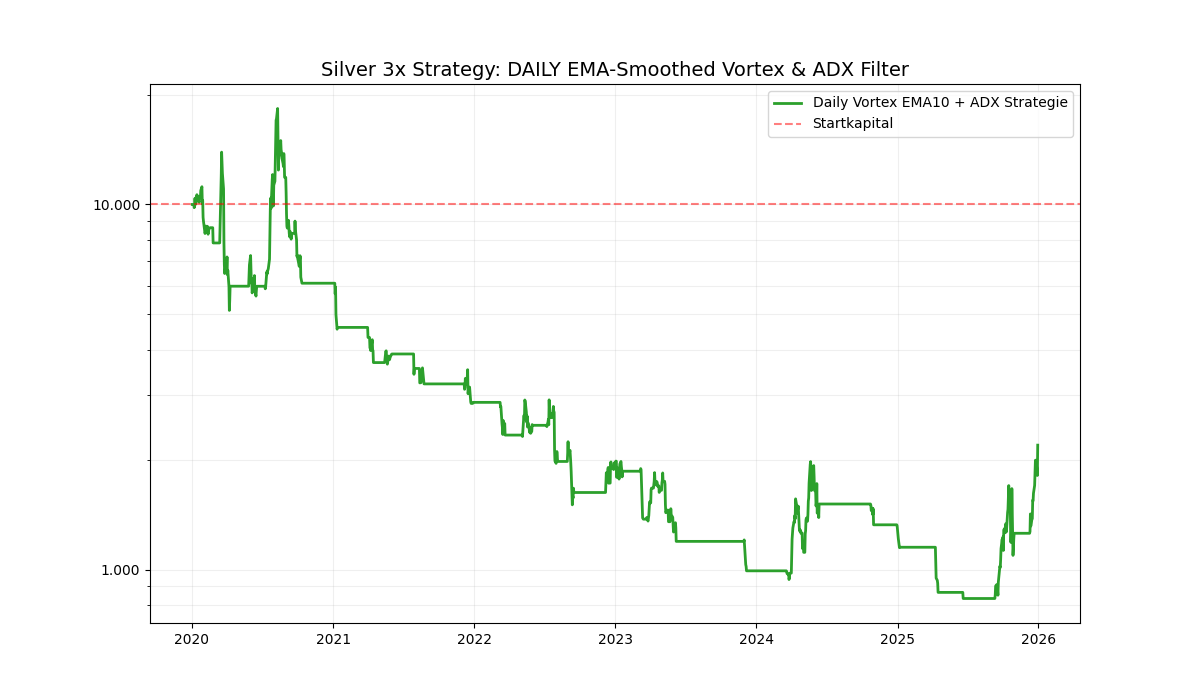

The script that drew this image:
import yfinance as yf
import pandas as pd
import numpy as np
import matplotlib.pyplot as plt
import matplotlib.ticker as mtick

def calculate_indicators(df, vortex_period=14, adx_period=14, ema_span=10):
    """Berechnet Vortex (geglättet) und ADX auf Tagesbasis"""
    # --- Vortex Indicator ---
    h_l = df['High'] - df['Low']
    h_pc = abs(df['High'] - df['Close'].shift(1))
    l_pc = abs(df['Low'] - df['Close'].shift(1))
    tr = pd.concat([h_l, h_pc, l_pc], axis=1).max(axis=1)
    
    vmp = abs(df['High'] - df['Low'].shift(1))
    vmm = abs(df['Low'] - df['High'].shift(1))
    
    vi_plus = vmp.rolling(vortex_period).sum() / tr.rolling(vortex_period).sum()
    vi_minus = vmm.rolling(vortex_period).sum() / tr.rolling(vortex_period).sum()
    
    # EMA Glättung auf Vortex (EMA 10)
    vi_plus_ema = vi_plus.ewm(span=ema_span, adjust=False).mean()
    vi_minus_ema = vi_minus.ewm(span=ema_span, adjust=False).mean()

    # --- ADX (Directional Movement Index) ---
    up_move = df['High'] - df['High'].shift(1)
    down_move = df['Low'].shift(1) - df['Low']
    
    dm_plus = np.where((up_move > down_move) & (up_move > 0), up_move, 0)
    dm_minus = np.where((down_move > up_move) & (down_move > 0), down_move, 0)
    
    tr_smooth = tr.ewm(alpha=1/adx_period, adjust=False).mean()
    dm_plus_smooth = pd.Series(dm_plus, index=df.index).ewm(alpha=1/adx_period, adjust=False).mean()
    dm_minus_smooth = pd.Series(dm_minus, index=df.index).ewm(alpha=1/adx_period, adjust=False).mean()
    
    di_plus = 100 * (dm_plus_smooth / tr_smooth)
    di_minus = 100 * (dm_minus_smooth / tr_smooth)
    dx = 100 * abs(di_plus - di_minus) / (di_plus + di_minus)
    adx = dx.ewm(alpha=1/adx_period, adjust=False).mean()
    
    return vi_plus_ema, vi_minus_ema, adx

# --- 1. Datenbeschaffung & Reinigung ---
tickers = {"futures": "SI=F", "long_etf": "3LSI.L", "short_etf": "3SSI.L"}
raw_data = yf.download(list(tickers.values()), start="2020-01-01", auto_adjust=True)

def clean_returns(series):
    returns = series.pct_change()
    returns[abs(returns) > 0.5] = 0 
    return returns.fillna(0)

returns_long = clean_returns(raw_data['Close'][tickers["long_etf"]])
returns_short = clean_returns(raw_data['Close'][tickers["short_etf"]])

# --- 2. Signalberechnung auf DAILY Basis ---
# Zugriff auf die Futures-Daten ohne wöchentliches Resampling
daily_futures = raw_data.xs(tickers["futures"], axis=1, level=1).dropna()

vi_p, vi_m, adx = calculate_indicators(daily_futures)

# Strategie-Bedingungen (Daily Check)
trend_strength_threshold = 25
signal = np.where((adx > trend_strength_threshold), 
                  np.where(vi_p > vi_m, 1, -1), 
                  0)

# Shift(1): Signal von heute Abend wird morgen gehandelt
daily_signals = pd.Series(signal, index=daily_futures.index).shift(1).fillna(0)

# Synchronisierung der Index-Zeitstempel
daily_signals = daily_signals.reindex(returns_long.index, method='ffill').fillna(0)

# --- 3. Backtest Simulation ---
capital = 10000.0
equity_curve = [capital]

for i in range(1, len(daily_signals)):
    sig = daily_signals.iloc[i]
    if sig == 1:
        ret = returns_long.iloc[i]
    elif sig == -1:
        ret = returns_short.iloc[i]
    else:
        ret = 0 
    
    capital *= (1 + ret)
    equity_curve.append(capital)

results = pd.DataFrame({'Equity': equity_curve}, index=daily_signals.index)

# --- 4. Visualisierung ---
plt.figure(figsize=(12,7))
plt.yscale('log')
plt.plot(results['Equity'], label='Daily Vortex EMA10 + ADX Strategie', color='#2ca02c', linewidth=2)
plt.axhline(y=10000, color='red', linestyle='--', alpha=0.5, label='Startkapital')

def plain_num(x, pos): return f"{int(x):,}".replace(",", ".")
plt.gca().yaxis.set_major_formatter(mtick.FuncFormatter(plain_num))
plt.gca().yaxis.set_minor_formatter(mtick.NullFormatter())

plt.title('Silver 3x Strategy: DAILY EMA-Smoothed Vortex & ADX Filter', fontsize=14)
plt.grid(True, which="both", alpha=0.2)
plt.legend()
plt.show()

print(f"Finales Kapital: {results['Equity'].iloc[-1]:.2f}")
